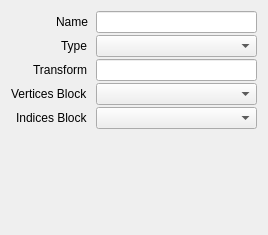
<?xml version="1.0" encoding="UTF-8"?>
<ui version="4.0">
 <class>InstanceProperties</class>
 <widget class="QWidget" name="InstanceProperties">
  <property name="geometry">
   <rect>
    <x>0</x>
    <y>0</y>
    <width>268</width>
    <height>235</height>
   </rect>
  </property>
  <layout class="QHBoxLayout" name="horizontalLayout">
   <item>
    <layout class="QFormLayout" name="formLayout">
     <property name="labelAlignment">
      <set>Qt::AlignRight|Qt::AlignTrailing|Qt::AlignVCenter</set>
     </property>
     <property name="horizontalSpacing">
      <number>8</number>
     </property>
     <property name="verticalSpacing">
      <number>2</number>
     </property>
     <property name="leftMargin">
      <number>0</number>
     </property>
     <property name="topMargin">
      <number>0</number>
     </property>
     <property name="rightMargin">
      <number>0</number>
     </property>
     <property name="bottomMargin">
      <number>0</number>
     </property>
     <item row="0" column="0">
      <widget class="QLabel" name="labelName">
       <property name="text">
        <string>Name</string>
       </property>
      </widget>
     </item>
     <item row="0" column="1">
      <widget class="QLineEdit" name="name"/>
     </item>
     <item row="1" column="0">
      <widget class="QLabel" name="labelType">
       <property name="text">
        <string>Type</string>
       </property>
      </widget>
     </item>
     <item row="1" column="1">
      <widget class="DataComboBox" name="type"/>
     </item>
     <item row="2" column="0">
      <widget class="QLabel" name="labelTransform">
       <property name="text">
        <string>Transform</string>
       </property>
      </widget>
     </item>
     <item row="2" column="1">
      <widget class="ExpressionLineEdit" name="transform"/>
     </item>
     <item row="3" column="0">
      <widget class="QLabel" name="labelVertexBufferBlock">
       <property name="text">
        <string>Vertices Block</string>
       </property>
      </widget>
     </item>
     <item row="3" column="1">
      <widget class="ReferenceComboBox" name="vertexBufferBlock"/>
     </item>
     <item row="4" column="0">
      <widget class="QLabel" name="labelIndexBufferBlock">
       <property name="text">
        <string>Indices Block</string>
       </property>
      </widget>
     </item>
     <item row="4" column="1">
      <widget class="ReferenceComboBox" name="indexBufferBlock"/>
     </item>
    </layout>
   </item>
  </layout>
 </widget>
 <customwidgets>
  <customwidget>
   <class>DataComboBox</class>
   <extends>QComboBox</extends>
   <header>session/DataComboBox.h</header>
  </customwidget>
  <customwidget>
   <class>ReferenceComboBox</class>
   <extends>QComboBox</extends>
   <header>session/ReferenceComboBox.h</header>
  </customwidget>
  <customwidget>
   <class>ExpressionLineEdit</class>
   <extends>QLineEdit</extends>
   <header>session/ExpressionLineEdit.h</header>
  </customwidget>
 </customwidgets>
 <resources/>
 <connections/>
</ui>
